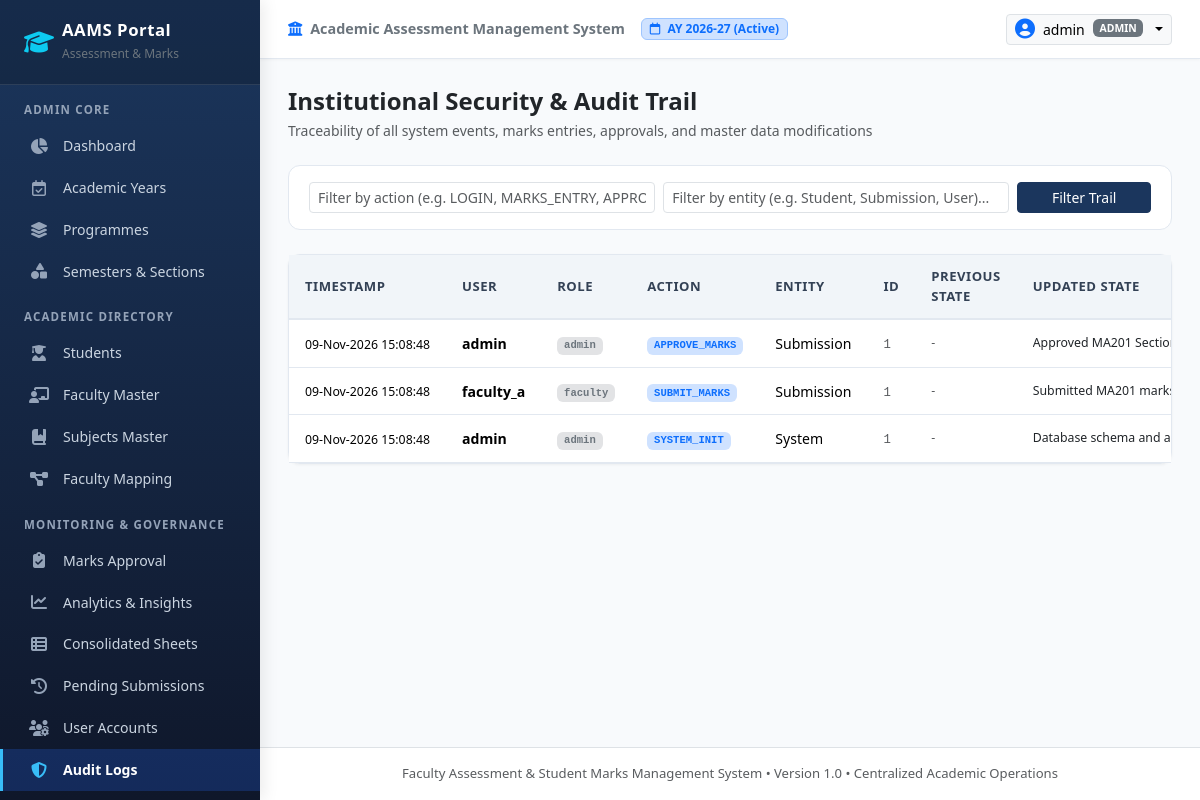
Screenshot of /admin/audit-logs (signed in) with the database file from the repository.
### app/models/academic.py (models this page shows, shortened)
class AcademicYear(db.Model):
    __tablename__ = 'academic_years'
    id = db.Column(db.Integer, primary_key=True)
    year_code = db.Column(db.String(30), unique=True, nullable=False, index=True)  # e.g., '2026-27'
    start_date = db.Column(db.Date, nullable=False)
    end_date = db.Column(db.Date, nullable=False)
    status = db.Column(db.String(20), default='Active', nullable=False)  # 'Active', 'Archived', 'Upcoming'
    created_at = db.Column(db.DateTime, default=datetime.utcnow)
    sections = db.relationship('Section', back_populates='academic_year', cascade='all, delete-orphan')
    mappings = db.relationship('FacultySubjectMapping', back_populates='academic_year', cascade='all, delete-orphan')

### app/models/user.py (models this page shows, shortened)
class User(UserMixin, db.Model):
    __tablename__ = 'users'
    id = db.Column(db.Integer, primary_key=True)
    username = db.Column(db.String(60), unique=True, nullable=False, index=True)
    password_hash = db.Column(db.String(255), nullable=False)
    role = db.Column(db.String(20), nullable=False, default='faculty')  # 'admin' or 'faculty'
    faculty_id = db.Column(db.Integer, db.ForeignKey('faculty.id', ondelete='SET NULL'), nullable=True)
    is_active = db.Column(db.Boolean, default=True, nullable=False)
    created_at = db.Column(db.DateTime, default=datetime.utcnow)
    updated_at = db.Column(db.DateTime, default=datetime.utcnow, onupdate=datetime.utcnow)
    faculty_profile = db.relationship('Faculty', back_populates='user_account', uselist=False, foreign_keys=[faculty_id])
    @property
    def is_admin(self):
        return self.role == 'admin'

### app/models/audit.py (models this page shows, shortened)
class AuditLog(db.Model):
    __tablename__ = 'audit_logs'
    id = db.Column(db.Integer, primary_key=True)
    user_id = db.Column(db.Integer, nullable=True)
    user_name = db.Column(db.String(100), nullable=False)
    role = db.Column(db.String(20), nullable=False)
    action = db.Column(db.String(60), nullable=False, index=True)
    entity_type = db.Column(db.String(60), nullable=False, index=True)
    entity_id = db.Column(db.String(60), nullable=True)
    previous_value = db.Column(db.Text, nullable=True)
    updated_value = db.Column(db.Text, nullable=True)
    ip_address = db.Column(db.String(45), nullable=True)
    timestamp = db.Column(db.DateTime, default=datetime.utcnow, nullable=False, index=True)

### app/routes/admin.py (the view)
@admin_bp.route('/audit-logs')
@login_required
@admin_required
def audit_logs():
    page = request.args.get('page', 1, type=int)
    action_filter = request.args.get('action', '')
    entity_filter = request.args.get('entity_type', '')
    q = AuditLog.query
    if action_filter:
        q = q.filter(AuditLog.action.ilike(f'%{action_filter}%'))
    if entity_filter:
        q = q.filter(AuditLog.entity_type.ilike(f'%{entity_filter}%'))
    pagination = q.order_by(AuditLog.timestamp.desc()).paginate(page=page, per_page=20, error_out=False)
    return render_template('admin/audit_logs.html', pagination=pagination, action_filter=action_filter, entity_filter=entity_filter)

### app/templates/admin/audit_logs.html (shortened to what this page needs)
{% extends "base.html" %}
{% block content %}
<div class="d-flex justify-content-between align-items-center mb-4">
  <div>
    <h4 class="fw-bold mb-1 text-dark">Institutional Security & Audit Trail</h4>
    <p class="text-muted small mb-0">Traceability of all system events, marks entries, approvals, and master data modifications</p>
  </div>
</div>
<div class="filter-bar mb-4">
  <form method="GET" action="{{ url_for('admin.audit_logs') }}" class="row g-2 align-items-center">
    <div class="col-md-5">
      <input type="text" name="action" class="form-control form-control-sm" placeholder="Filter by action (e.g. LOGIN, MARKS_ENTRY, APPROVE)..." value="{{ action_filter }}">
    </div>
    <div class="col-md-5">
      <input type="text" name="entity_type" class="form-control form-control-sm" placeholder="Filter by entity (e.g. Student, Submission, User)..." value="{{ entity_filter }}">
    </div>
    <div class="col-md-2">
      <button type="submit" class="btn btn-primary-custom btn-sm w-100">Filter Trail</button>
    </div>
  </form>
</div>
<div class="card card-custom">
  <div class="table-responsive">
    <table class="table table-custom">
      <thead>
        <tr>
          <th>Timestamp</th>
          <th>User</th>
          <th>Role</th>
          <th>Action</th>
          <th>Entity</th>
          <th>ID</th>
          <th>Previous State</th>
          <th>Updated State</th>
        </tr>
      </thead>
      <tbody>
        {% for log in pagination.items %}
          <tr>
            <td><small class="text-nowrap">{{ log.timestamp.strftime('%d-%b-%Y %H:%M:%S') }}</small></td>
            <td class="fw-bold">{{ log.user_name }}</td>
            <td><span class="badge bg-secondary-subtle text-secondary font-monospace">{{ log.role }}</span></td>
            <td><span class="badge bg-primary-subtle text-primary font-monospace">{{ log.action }}</span></td>
            <td>{{ log.entity_type }}</td>
            <td><small class="text-muted font-monospace">{{ log.entity_id or '-' }}</small></td>
            <td>
              <div class="text-muted small text-truncate" style="max-width: 180px;" title="{{ log.previous_value or '' }}">
                {{ log.previous_value or '-' }}
              </div>
            </td>
            <td>
              <div class="text-dark small text-truncate" style="max-width: 180px;" title="{{ log.updated_value or '' }}">
                {{ log.updated_value or '-' }}
              </div>
            </td>
          </tr>
        {% else %}
          <tr>
            <td colspan="9" class="text-center py-4 text-muted">No audit log records match the search filter.</td>
          </tr>
        {% endfor %}
      </tbody>
    </table>
  </div>
</div>
{% endblock %}

### app/templates/base.html (shortened to what this page needs)
<!DOCTYPE html>
<html lang="en">
<head>
  <link href="https://cdn.jsdelivr.net/npm/bootstrap@5.3.3/dist/css/bootstrap.min.css" rel="stylesheet">
  <link rel="stylesheet" href="https://cdnjs.cloudflare.com/ajax/libs/font-awesome/6.5.1/css/all.min.css">
  <link rel="stylesheet" href="{{ url_for('static', filename='css/custom.css') }}">
</head>
<body>
  <nav id="sidebar">
    <div class="brand-header d-flex align-items-center justify-content-between">
      <div class="d-flex align-items-center gap-2">
        <i class="fa-solid fa-graduation-cap text-info fs-4"></i>
        <div>
          <h5 class="mb-0">AAMS Portal</h5>
          <small class="text-secondary" style="font-size: 0.75rem;">Assessment & Marks</small>
        </div>
      </div>
    </div>
    {% if current_user.is_authenticated %}
      {% if current_user.is_admin %}
        <div class="nav-section-title">Admin Core</div>
        <a href="{{ url_for('admin.dashboard') }}" class="nav-link {% if request.endpoint == 'admin.dashboard' %}active{% endif %}">
          <i class="fa-solid fa-chart-pie"></i> Dashboard
        </a>
        <a href="{{ url_for('admin.academic_years') }}" class="nav-link {% if request.endpoint == 'admin.academic_years' %}active{% endif %}">
          <i class="fa-regular fa-calendar-check"></i> Academic Years
        </a>
        <a href="{{ url_for('admin.programmes') }}" class="nav-link {% if request.endpoint == 'admin.programmes' %}active{% endif %}">
          <i class="fa-solid fa-layer-group"></i> Programmes
        </a>
        <a href="{{ url_for('admin.sections') }}" class="nav-link {% if request.endpoint == 'admin.sections' %}active{% endif %}">
          <i class="fa-solid fa-shapes"></i> Semesters & Sections
        </a>
        <div class="nav-section-title">Academic Directory</div>
        <a href="{{ url_for('admin.students') }}" class="nav-link {% if request.endpoint == 'admin.students' %}active{% endif %}">
          <i class="fa-solid fa-user-graduate"></i> Students
        </a>
        <a href="{{ url_for('admin.faculty') }}" class="nav-link {% if request.endpoint == 'admin.faculty' %}active{% endif %}">
          <i class="fa-solid fa-chalkboard-user"></i> Faculty Master
        </a>
        <a href="{{ url_for('admin.subjects') }}" class="nav-link {% if request.endpoint == 'admin.subjects' %}active{% endif %}">
          <i class="fa-solid fa-book-bookmark"></i> Subjects Master
        </a>
        <a href="{{ url_for('admin.mappings') }}" class="nav-link {% if request.endpoint == 'admin.mappings' %}active{% endif %}">
          <i class="fa-solid fa-diagram-project"></i> Faculty Mapping
        </a>
        <div class="nav-section-title">Monitoring & Governance</div>
        <a href="{{ url_for('admin.marks_review') }}" class="nav-link {% if request.endpoint == 'admin.marks_review' %}active{% endif %}">
          <i class="fa-solid fa-clipboard-check"></i> Marks Approval
        </a>
        <a href="{{ url_for('reports.analytics') }}" class="nav-link {% if request.endpoint == 'reports.analytics' %}active{% endif %}">
          <i class="fa-solid fa-chart-line"></i> Analytics & Insights
        </a>
        <a href="{{ url_for('reports.consolidated') }}" class="nav-link {% if request.endpoint == 'reports.consolidated' %}active{% endif %}">
          <i class="fa-solid fa-table-list"></i> Consolidated Sheets
        </a>
        <a href="{{ url_for('reports.pending_report') }}" class="nav-link {% if request.endpoint == 'reports.pending_report' %}active{% endif %}">
          <i class="fa-solid fa-clock-rotate-left"></i> Pending Submissions
        </a>
        <a href="{{ url_for('admin.users') }}" class="nav-link {% if request.endpoint == 'admin.users' %}active{% endif %}">
          <i class="fa-solid fa-users-gear"></i> User Accounts
        </a>
        <a href="{{ url_for('admin.audit_logs') }}" class="nav-link {% if request.endpoint == 'admin.audit_logs' %}active{% endif %}">
          <i class="fa-solid fa-shield-halved"></i> Audit Logs
        </a>
      {% endif %}
    {% endif %}
  </nav>
  <div id="content-wrapper">
    <header class="top-navbar d-flex align-items-center justify-content-between">
      <div class="d-flex align-items-center gap-3">
        <span class="fw-semibold text-secondary d-none d-md-inline" style="font-size: 0.9rem;">
          <i class="fa-solid fa-university me-1 text-primary"></i> Academic Assessment Management System
        </span>
        {% if active_academic_year %}
          <span class="badge bg-primary-subtle text-primary border border-primary-subtle px-2 py-1">
            <i class="fa-regular fa-calendar me-1"></i> AY {{ active_academic_year.year_code }} (Active)
          </span>
        {% endif %}
      </div>
      <div class="d-flex align-items-center gap-3">
        {% if current_user.is_authenticated %}
          <div class="dropdown">
            <button class="btn btn-sm btn-light border dropdown-toggle d-flex align-items-center gap-2" type="button" data-bs-toggle="dropdown">
              <i class="fa-solid fa-circle-user text-primary fs-5"></i>
              <span class="fw-medium">{{ current_user.username }}</span>
              <span class="badge bg-secondary text-uppercase" style="font-size: 0.65rem;">{{ current_user.role }}</span>
            </button>
          </div>
        {% else %}
          <a href="{{ url_for('auth.login') }}" class="btn btn-sm btn-primary-custom">
            <i class="fa-solid fa-right-to-bracket me-1"></i> Login
          </a>
        {% endif %}
      </div>
    </header>
    <main class="page-container">
      {% block content %}{% endblock %}
    </main>
    <footer class="bg-white border-top py-3 text-center text-muted" style="font-size: 0.82rem;">
      <div class="container-fluid">
        Faculty Assessment & Student Marks Management System &bull; Version 1.0 &bull; Centralized Academic Operations
      </div>
    </footer>
  </div>
</body>
</html>

### app/static/css/custom.css (style rules this page uses)
:root { --primary-navy: #1B365D; --primary-navy-dark: #12243e; --accent-blue: #2563eb; --accent-cyan: #0284c7; --accent-success: #10b981; --accent-warning: #f59e0b; --accent-danger: #ef4444; --bg-main: #f8fafc; --card-bg: #ffffff; --sidebar-width: 260px; --text-muted: #64748b; --border-color: #e2e8f0; }
body { font-family: 'Segoe UI', system-ui, -apple-system, BlinkMacSystemFont, Roboto, sans-serif; background-color: var(--bg-main); color: #1e293b; margin: 0; padding: 0; min-height: 100vh; }
#sidebar { width: var(--sidebar-width); min-height: 100vh; background: linear-gradient(180deg, #1B365D 0%, #0F172A 100%); color: #e2e8f0; transition: all 0.3s ease; position: fixed; top: 0; left: 0; z-index: 1000; box-shadow: 4px 0 15px rgba(0, 0, 0, 0.08); }
#sidebar .brand-header { padding: 1.25rem 1.5rem; background: rgba(0, 0, 0, 0.2); border-bottom: 1px solid rgba(255, 255, 255, 0.1); }
#sidebar .brand-header h5 { font-size: 1.05rem; font-weight: 700; letter-spacing: 0.5px; color: #ffffff; margin: 0; }
#sidebar .nav-section-title { padding: 1rem 1.5rem 0.4rem; font-size: 0.72rem; text-transform: uppercase; letter-spacing: 1.2px; color: #94a3b8; font-weight: 600; }
#sidebar .nav-link { color: #cbd5e1; padding: 0.65rem 1.5rem; font-size: 0.88rem; display: flex; align-items: center; transition: all 0.2s ease; border-left: 3px solid transparent; }
#sidebar .nav-link i { width: 24px; font-size: 1rem; margin-right: 0.75rem; text-align: center; color: #94a3b8; }
#sidebar .nav-link.active { color: #ffffff; background: rgba(37, 99, 235, 0.25); border-left-color: #38bdf8; font-weight: 600; }
#sidebar .nav-link.active i { color: #38bdf8; }
#content-wrapper { margin-left: var(--sidebar-width); min-height: 100vh; display: flex; flex-direction: column; transition: all 0.3s ease; }
.top-navbar { background: #ffffff; border-bottom: 1px solid var(--border-color); padding: 0.85rem 1.75rem; box-shadow: 0 1px 3px rgba(0, 0, 0, 0.04); }
.page-container { padding: 1.75rem; flex: 1; }
.card-custom { background: #ffffff; border: 1px solid var(--border-color); border-radius: 0.75rem; box-shadow: 0 1px 3px rgba(0, 0, 0, 0.05); transition: transform 0.2s, box-shadow 0.2s; }
.table-custom { width: 100%; margin-bottom: 0; }
.table-custom thead th { background-color: #f1f5f9; color: #334155; font-size: 0.82rem; text-transform: uppercase; letter-spacing: 0.5px; font-weight: 600; padding: 0.75rem 1rem; border-bottom: 2px solid var(--border-color); vertical-align: middle; }
.table-custom tbody td { padding: 0.75rem 1rem; vertical-align: middle; font-size: 0.88rem; border-bottom: 1px solid var(--border-color); }
.filter-bar { background: #ffffff; padding: 1rem 1.25rem; border-radius: 0.75rem; border: 1px solid var(--border-color); margin-bottom: 1.5rem; }
.btn-primary-custom { background-color: var(--primary-navy); border-color: var(--primary-navy); color: #ffffff; font-weight: 500; }

### rows the page displays
AcademicYear: year_code "2026-27"
User: username "admin", role "ADMIN"
AuditLog: timestamp "09-Nov-2026 15:08:48", user_name "admin", role "admin", action "APPROVE_MARKS", entity_type "Submission", entity "1", previous_value "-", updated_value "Approved MA201 Section A…"
AuditLog: timestamp "09-Nov-2026 15:08:48", user_name "faculty_a", role "faculty", action "SUBMIT_MARKS", entity_type "Submission", entity "1", previous_value "-", updated_value "Submitted MA201 marks for…"
AuditLog: timestamp "09-Nov-2026 15:08:48", user_name "admin", role "admin", action "SYSTEM_INIT", entity_type "System", entity "1", previous_value "-", updated_value "Database schema and acade…"
